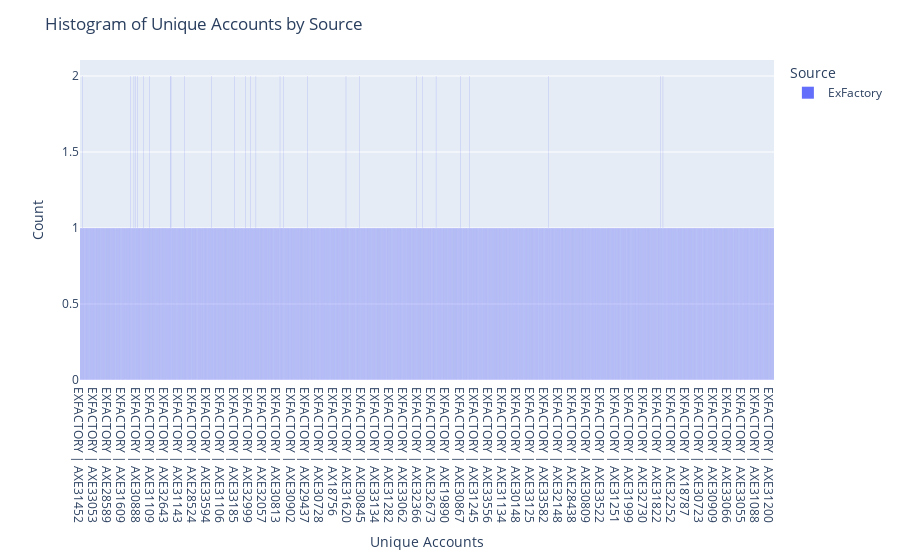

Here is the notebook cell this chart was saved with:
### Code cell
# Create a histogram
fig = px.histogram(combined_new_accounts,
                   x='Q_ID',  # Assuming Q_ID_Num is a numerical representation of Q_ID
                   color='Source',
                   barmode='overlay',  # Group bars for different sources
                   hover_data=combined_new_accounts.columns.tolist())

fig.update_layout(
    title='Histogram of Unique Accounts by Source',
    xaxis_title='Unique Accounts',
    yaxis_title='Count')

fig.show()

### Figure 1 — Plotly figure (JSON) as saved in the notebook; plotly's stock layout.template omitted (floating-point values rounded to 4 significant figures; data arrays with more than 128 entries replaced by an {"elided": "..."} marker saying what was removed)
{"data": [{"alignmentgroup": "True", "bingroup": "x", "hovertemplate": "Source=ExFactory<br>Q_ID=%{x}<br>count=%{y}<extra></extra>", "legendgroup": "ExFactory", "marker": {"color": "#636efa", "opacity": 0.5, "pattern": {"shape": ""}}, "name": "ExFactory", "offsetgroup": "ExFactory", "orientation": "v", "showlegend": true, "type": "histogram", "x": {"elided": "1900 str values"}, "xaxis": "x", "yaxis": "y"}], "layout": {"barmode": "overlay", "legend": {"title": {"text": "Source"}, "tracegroupgap": 0}, "margin": {"t": 60}, "title": {"text": "Histogram of Unique Accounts by Source"}, "xaxis": {"anchor": "y", "domain": [0, 1], "title": {"text": "Unique Accounts"}}, "yaxis": {"anchor": "x", "domain": [0, 1], "title": {"text": "Count"}}}}
